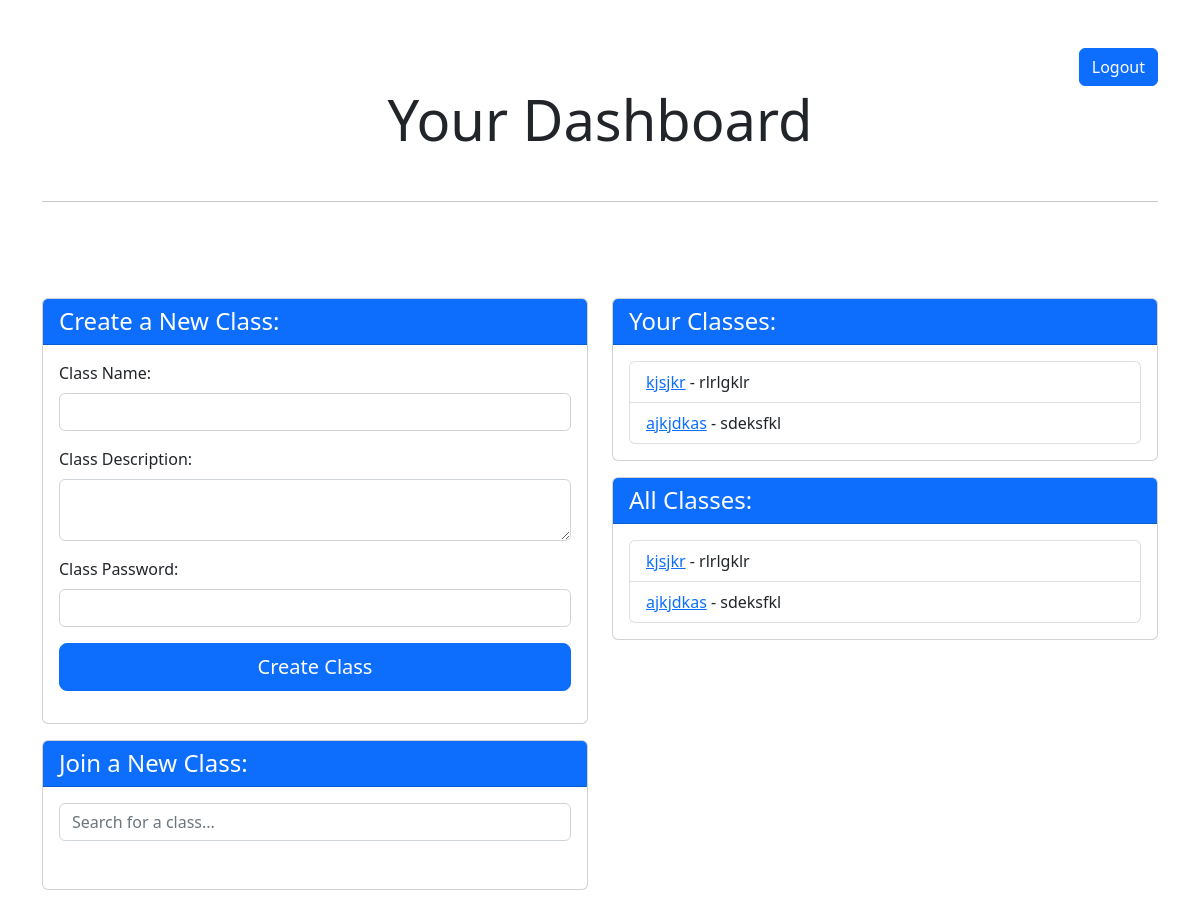
Before: /dashboard/teacher (signed in) with the older database file.
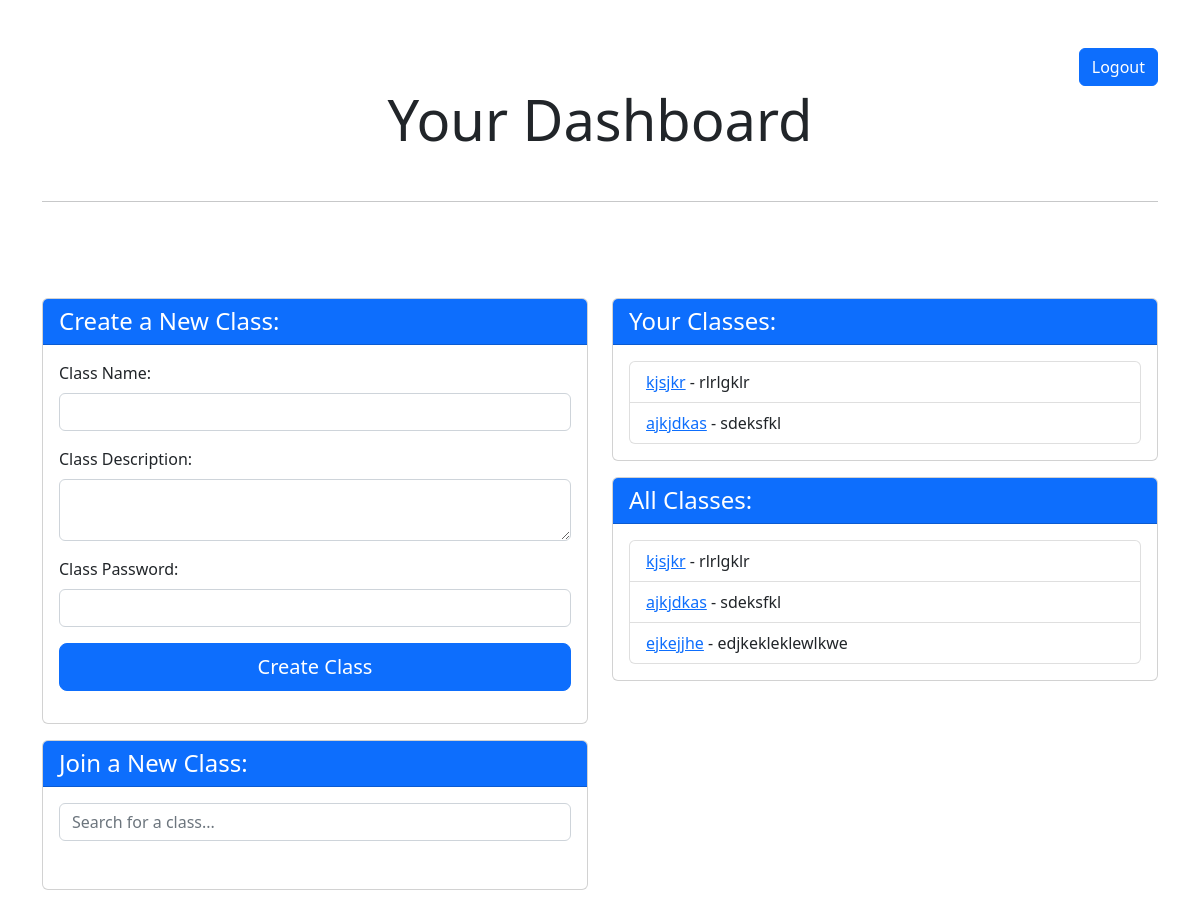
After: the same page with the newer database file.
### attendeaseapp/models.py (models this page shows, shortened)
class Classes(models.Model):
    name = models.CharField(max_length=100, unique=True)
    description = models.TextField()
    password = models.CharField(max_length=100)
    users = models.ManyToManyField(User, through='Enrollment')

### attendeaseapp/views.py (the view, shortened to what this page needs)
# urls.py: path('dashboard/teacher', teacherhome, name='teacherhome'),
@login_required
def teacherhome(request):
    if request.user.is_authenticated:
        username = request.user.username
        teacher_classes = Classes.objects.filter(
            enrollment__user=request.user).values_list('id', 'name', 'description')
        all_classes = Classes.objects.all()
        return render(request, 'teacherhome.html', {'username': username, 'classes': teacher_classes, 'all_classes': all_classes})
    else:
        return redirect('login')

### attendeaseapp/templates/teacherhome.html (shortened to what this page needs)
{% extends 'base.html' %}
{% block content %}
<div class="container mt-5">
    <div class="d-flex justify-content-end mt-3">
        <div>
            <form action="{% url 'logout' %}" method="post">
                <button type="submit" class="btn btn-primary">Logout</button>
            </form>
        </div>
    </div>
    <div class="row">
        <div class="col-12 mb-5">
            <h1 class="display-4 text-center mb-4">Your Dashboard</h1>
            <hr class="my-5">
        </div>
        <div class="col-md-6 mb-5">
            <div class="card mb-3">
                <div class="card-header bg-primary text-white">
                    <h4 class="mb-0">Create a New Class:</h4>
                </div>
                <div class="card-body">
                    <form method="POST" onsubmit="return checkForm()">
                        <div class="mb-3">
                            <label for="class-name" class="form-label">Class Name:</label>
                            <input type="text" id="class-name" name="class-name" class="form-control" required>
                        </div>
                        <div class="mb-3">
                            <label for="class-description" class="form-label">Class Description:</label>
                            <textarea id="class-description" name="class-description" class="form-control"
                                required></textarea>
                        </div>
                        <div class="mb-3">
                            <label for="class-password" class="form-label">Class Password:</label>
                            <input type="password" id="class-password" name="class-password" class="form-control"
                                required>
                        </div>
                        <div class="d-grid gap-2 mb-3">
                            <button type="submit" class="btn btn-primary btn-lg">Create Class</button>
                        </div>
                    </form>
                </div>
            </div>
            <div class="card mb-3">
                <div class="card-header bg-primary text-white">
                    <h4 class="mb-0">Join a New Class:</h4>
                </div>
                <div class="card-body">
                    <input type="text" id="class-search-input" class="form-control" placeholder="Search for a class...">
                </div>
                <div class="card-body" id="class-search-results">
                </div>
            </div>
        </div>
        <div class="col-md-6 mb-5">
            <div class="card mb-3">
                <div class="card-header bg-primary text-white">
                    <h4 class="mb-0">Your Classes:</h4>
                </div>
                <div class="card-body">
                    {% if classes %}
                    <ul class="list-group">
                        {% for class_id, name, des in classes %}
                        <li class="list-group-item">
                            <a href="{% url 'class_detail' class_id %}">{{ name }}</a> - {{ des }}
                        </li>
                        {% endfor %}
                    </ul>
                    {% else %}
                    <p>You haven't created any classes yet.</p>
                    {% endif %}
                </div>
            </div>
            <div class="card">
                <div class="card-header bg-primary text-white">
                    <h4 class="mb-0">All Classes:</h4>
                </div>
                <div class="card-body">
                    {% if all_classes %}
                    <ul class="list-group">
                        {% for class_obj in all_classes %}
                        <li class="list-group-item">
                            <a href="{% url 'class_detail' class_obj.id %}">{{ class_obj.name }}</a> -
                            {{class_obj.description }}
                        </li>
                        {% endfor %}
                    </ul>
                    {% else %}
                    <p>There are no classes.</p>
                    {% endif %}
                </div>
            </div>
        </div>
    </div>
</div>
{% endblock %}

Changed rows visible on the page:
added Classes: name "ejkejjhe", description "edjkekleklewlkwe"
